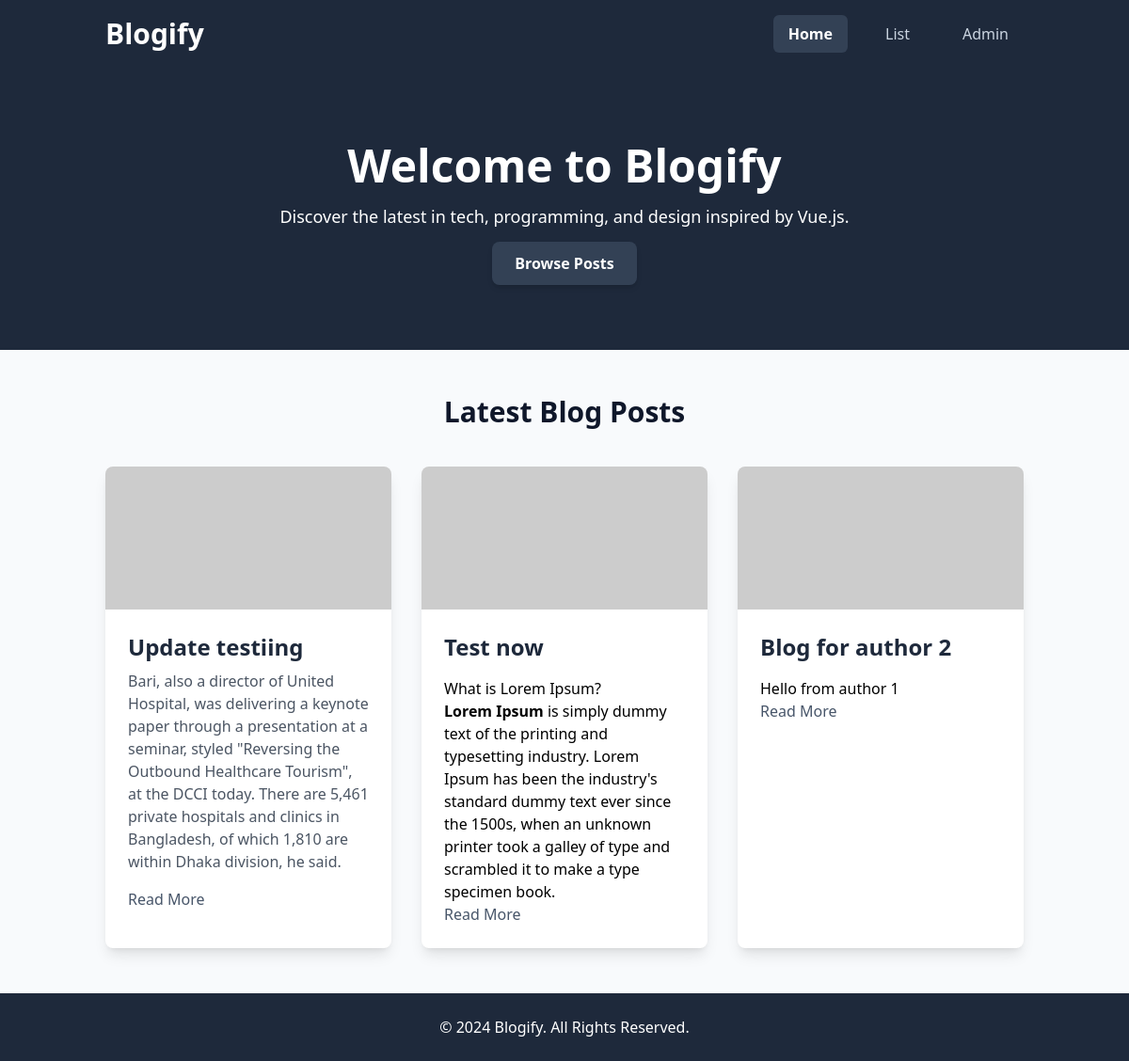
The page / on the database its author committed.
### tables this page shows
CREATE TABLE `posts` (
  `id` int NOT NULL,
  `name` varchar(255) NOT NULL,
  `slug` varchar(255) NOT NULL,
  `content` text,
  `post_category` int NOT NULL,
  `created_at` timestamp NULL DEFAULT NULL,
  `updated_at` timestamp NULL DEFAULT NULL,
  `post_status` varchar(15) DEFAULT NULL,
  `delated_at` timestamp NULL DEFAULT NULL,
  `user_id` int NOT NULL
);

### controllers/index.php (called while the page is built, shortened)
<?php
$heading = 'Welcome to Blogify';
require Helpers::base_path('views/front-end/index.view.php');

### public/index.php (called while the page is built, shortened)
<?php
spl_autoload_register( function($class){
    $class = str_replace( '\\', DIRECTORY_SEPARATOR, $class);
} );
require \Core\Helpers::base_path('bootstrap.php');
$router = new \Core\Router();
require \Core\Helpers::base_path('router.php');
$uri = parse_url($_SERVER['REQUEST_URI'])['path'];
$method = $_POST['_method'] ?? $_SERVER['REQUEST_METHOD'];
$router->route( $uri, $method);

### core/helpers.php (called while the page is built, shortened)
<?php
    class Helpers{
        static function admin_url( $path = '/' ){
            $admin_url = '/admin-panel' . $path ;
            return $admin_url;
        }
    }

### core/App.php (called while the page is built, shortened)
<?php
class App{
    protected static $container;
    public static function setContainer( $container ){
        self::$container = $container;
    }
    public static function container(){
        return self::$container;
    }
    public static function resolve( $key ){
        return self::container()->resolver($key);
    }
}

### core/Container.php (called while the page is built, shortened)
<?php
class Container{
    public $bindings = [];
    public function bind( $key, $resolver){
        $this->bindings[$key] = $resolver;
    }
    public function resolver( $key ){
        $resolver = $this->bindings[$key];
        return call_user_func($resolver);
    }
}

### config.php (called while the page is built)
<?php
return [
    'dbname' => 'wedevs',
    'host'  => '127.0.0.1',
    'port' => 3307,
    'charset' => 'utf8mb4',
];

### bootstrap.php (called while the page is built, shortened)
<?php
$container = new Container();
$container->bind( 'Core\Database', function(){
    $db_config = require '../config.php';
    return new Database( $db_config );
});

### core/Database.php (called while the page is built, shortened)
<?php
class Database{
    public $conn;
    public $statement;
    public function __construct( $dsn, $username = 'root', $password = '' ){
        $dsn_build = 'mysql:' . http_build_query( $dsn, '', ';');
        $this->conn = new \PDO($dsn_build, $username, $password);
    }
    public function query( $q, $params = [] ){
        $this->statement = $this->conn->prepare($q);
        $this->statement->execute($params);
        return $this;
    }
    public function get(){
        return $this->statement->fetchAll();
    }
}

### views/front-end/index.view.php (the view, shortened to what this page needs)
<?php
include Helpers::base_path('views/partials/header.php'); ?>
<?php
    $db = App::resolve(Database::class );
    $query = 'SELECT * FROM posts';
    $posts = $db->query($query)->get();
?>
<section class="bg-slate-800 text-white py-20">
    <div class="container mx-auto text-center">
        <h1 class="text-5xl font-extrabold mb-4"><?php echo $heading; ?></h1>
        <p class="text-lg font-medium mb-6">Discover the latest in tech, programming, and design inspired by Vue.js.</p>
        <a href="#posts" class="px-6 py-3 bg-slate-700 text-white font-bold rounded-lg shadow-md hover:bg-slate-600 transition duration-300">
            Browse Posts
        </a>
    </div>
</section>
<main id="posts" class="container mx-auto px-6 py-12">
    <h2 class="text-3xl font-bold text-slate-900 text-center mb-10">Latest Blog Posts</h2>
    <div class="grid grid-cols-1 md:grid-cols-2 lg:grid-cols-3 gap-8">
    <?php foreach( $posts as $post ):?>
        <div class="bg-white rounded-lg shadow-lg hover:shadow-2xl transition duration-300">
            <img src="https://via.placeholder.com/400x200" alt="Blog Post" class="rounded-t-lg">
            <div class="p-6">
                <h3 class="text-2xl font-bold text-slate-800 mb-2"><?= $post['name'];  ?></h3>
                <p class="text-gray-600 mb-4"><?= $post['content'];  ?></p>
                <a href="/details?slug=<?= $post['slug']; ?>" class="text-slate-600 font-medium hover:underline">Read More</a>
            </div>
        </div>
    <?php endforeach; ?>
    </div>
</main>
<?php include Helpers::base_path('views/partials/footer.php'); ?>

### core/router.php (shortened to what this page needs)
<?php
class Router{
    protected $routes = [];
    function add( $method, $uri, $controller ){
        $this->routes[] = [
            'uri' => $uri,
            'controller' => $controller,
            'method' => $method,
            'middlewire' => null
        ];
    }
    function route( $uri, $method ){
        foreach ( $this->routes as $route ){
            if( $uri == $route['uri'] && $method == $route['method'] ){
                return require Helpers::base_path( $route['controller'] );
            }
        }
    }
    public function only( $key ){
        $this->routes[array_key_last($this->routes)]['middlewire'] = $key;
        return $this;
    }
}

### views/partials/header.php (shortened to what this page needs)
<!DOCTYPE html>
<html lang="en">
<head>
    <script src="https://cdn.tailwindcss.com"></script>
</head>
<body class="bg-slate-50 font-sans">
<header class="bg-slate-800 text-white shadow-lg">
    <div class="container mx-auto px-6 py-4 flex items-center justify-between">
        <a href="/" class="text-3xl font-bold">Blogify</a>
        <nav id="menu" class="hidden md:flex space-x-6">
            <a href="./" class="hover:underline px-4 py-2 rounded-md bg-slate-700 font-bold text-white">Home</a>
            <a href="./list" class="hover:underline text-slate-300 px-4 py-2 rounded-md">List</a>
            <a href="<?php echo Helpers::admin_url(); ?>" class="hover:underline text-slate-300 px-4 py-2 rounded-md">Admin</a>
        </nav>
    </div>
</header>

### views/partials/footer.php (shortened to what this page needs)
<footer class="bg-slate-800 text-white py-6">
    <div class="container mx-auto text-center">
        <p>&copy; 2024 Blogify. All Rights Reserved.</p>
    </div>
</footer>
</body>
</html>

### rows shown on the page
posts: name "Update testiing", content "Bari, also a director of United Hospital, was delivering a keynote paper through a presentation at a seminar, styled \"Reversing the Outbound Healthcare Tourism\", at the DCCI today. There are 5,461 private hospitals and clinics in Bangladesh, of which 1,810 are within Dhaka division, he said."
posts: name "Test now", content "What is Lorem Ipsum? Lorem Ipsum is simply dummy text of the printing and typesetting industry. Lorem Ipsum has been the industry's standard dummy text ever since the 1500s, when an unknown printer took a galley of type and scrambled it to make a type specimen book."
posts: name "Blog for author 2", content "Hello from author 1"
